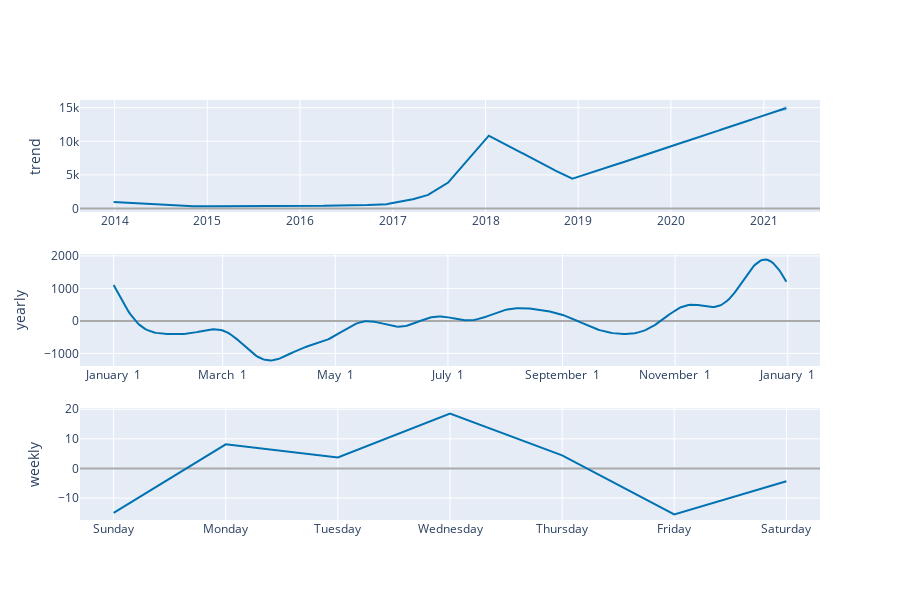

The cell this chart's notebook holds for it:
### Code cell
plot_components_plotly(m, forecast)

### Figure 1 — Plotly figure (JSON) as saved in the notebook; plotly's stock layout.template omitted (floating-point values rounded to 4 significant figures; data arrays with more than 128 entries replaced by an {"elided": "..."} marker saying what was removed)
{"data": [{"line": {"color": "#0072B2", "width": 2}, "mode": "lines", "name": "trend", "type": "scatter", "x": {"elided": "2645 str values"}, "xaxis": "x", "y": {"elided": "2645 float values"}, "yaxis": "y"}, {"line": {"color": "rgba(0, 114, 178, 0.2)", "width": 0}, "mode": "lines", "name": "trend_upper", "type": "scatter", "x": {"elided": "2645 str values"}, "xaxis": "x", "y": {"elided": "2645 float values"}, "yaxis": "y"}, {"fill": "tonexty", "fillcolor": "rgba(0, 114, 178, 0.2)", "line": {"color": "rgba(0, 114, 178, 0.2)", "width": 0}, "mode": "lines", "name": "trend_lower", "type": "scatter", "x": {"elided": "2645 str values"}, "xaxis": "x", "y": {"elided": "2645 float values"}, "yaxis": "y"}, {"line": {"color": "#0072B2", "width": 2}, "mode": "lines", "name": "yearly", "type": "scatter", "x": {"elided": "365 str values"}, "xaxis": "x2", "y": {"elided": "365 float values"}, "yaxis": "y2"}, {"line": {"color": "#0072B2", "width": 2}, "mode": "lines", "name": "weekly", "type": "scatter", "x": ["2017-01-01T00:00:00", "2017-01-02T00:00:00", "2017-01-03T00:00:00", "2017-01-04T00:00:00", "2017-01-05T00:00:00", "2017-01-06T00:00:00", "2017-01-07T00:00:00"], "xaxis": "x3", "y": [-15.01, 8.161, 3.717, 18.52, 4.414, -15.49, -4.316], "yaxis": "y3"}], "layout": {"height": 600, "showlegend": false, "width": 900, "xaxis": {"anchor": "y", "domain": [0, 1], "range": ["2013-08-17T12:00:00", "2021-08-10T12:00:00"], "type": "date"}, "xaxis2": {"anchor": "y2", "domain": [0, 1], "range": ["2016-12-13T18:54:02.958904115", "2018-01-18T11:04:57.863013581"], "tickformat": "%B %e", "type": "date"}, "xaxis3": {"anchor": "y3", "domain": [0, 1], "range": ["2016-12-31T16:48:00", "2017-01-07T07:12:00"], "tickformat": "%A", "type": "date"}, "yaxis": {"anchor": "x", "domain": [0.7333, 1], "rangemode": "normal", "title": {"text": "trend"}, "zerolinecolor": "#AAA"}, "yaxis2": {"anchor": "x2", "domain": [0.3667, 0.6333], "title": {"text": "yearly"}, "zerolinecolor": "#AAA"}, "yaxis3": {"anchor": "x3", "domain": [0, 0.2667], "title": {"text": "weekly"}, "zerolinecolor": "#AAA"}}}
